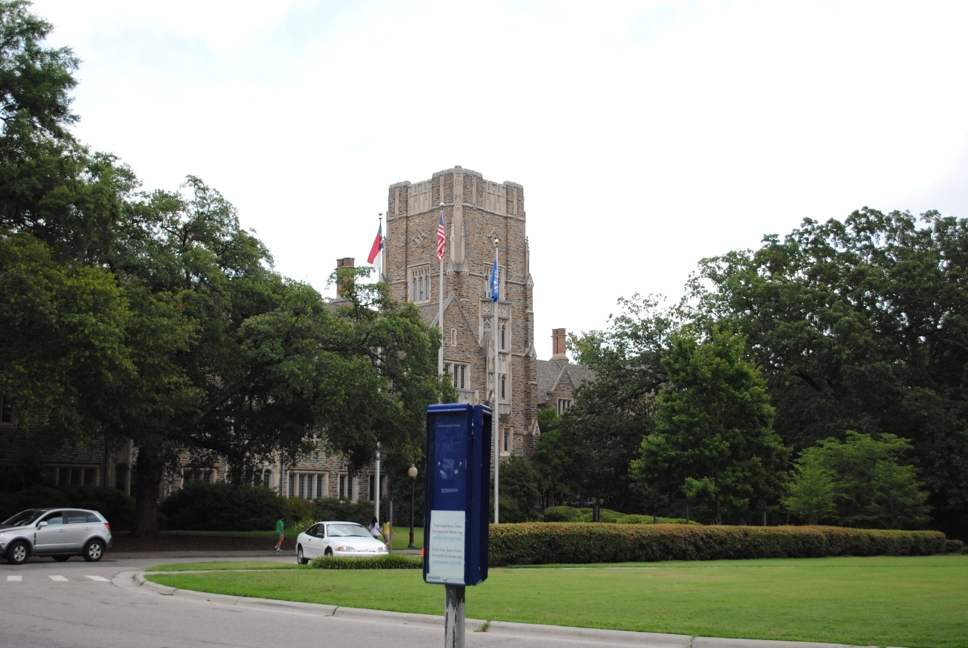
#> input picture 2.jpg, 968 x 648 px
$ jupyter execute --allow-errors '说明文档.ipynb'   (shell and % lines are left out)
#> lines starting #> are read from the running program, lines starting #| are printed output that depends on the picture; after the words box and inside, x2 and y2 are one past the last pixel; in counts of white or black regions, pixels touching at a corner belong together
算法流程：

1.对不同曝光图做直方图匹配(hist_match)，得到亮度比较接近的两张图

2.算出直方图匹配后两张图之间的光流，把一张图warp到参考图上，和参考图对齐。

3.进行误匹配检测、过曝光欠曝光区域检测。对过曝光欠曝光区域(cliped_region)的光流进行插值，对occlusion区域(误匹配区域-cliped_region)用参考图对应区域进行填充。

4.把三张对齐了的图做曝光融合。

以两张图的匹配为例：

[cell 1]
import cv2
import numpy as np
import matplotlib.pyplot as plt

ref=cv2.imread('2.jpg')#参考图
#> ref is the input picture: shape (648, 968, 3); mean B, G, R 128.3, 138.8, 135.4
low=cv2.imread('3.jpg')#低曝光图
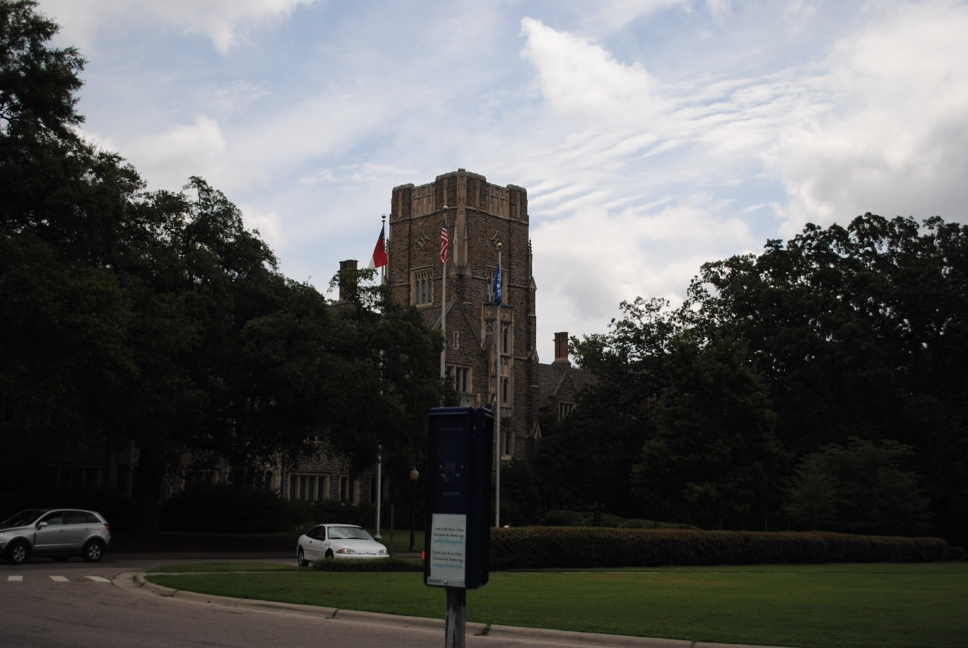
#> input picture 3.jpg, 968 x 648 px
#> low is the input picture: shape (648, 968, 3); mean B, G, R 90.4, 91.2, 90.5

plt.subplot(121)
plt.imshow(low[:,:,[2,1,0]])
plt.subplot(122)
plt.imshow(ref[:,:,[2,1,0]])

###开始两张图是没有对齐的

# 1.直方图匹配

[cell 2]
#直方图匹配，把 ref 的亮度调节成和　low 比较接近，方便后面计算光流更稳定
def his_match(src, dst):
    res = np.zeros_like(dst)
    # cdf 为累计分布
    cdf_src = np.zeros((3, 256))
    cdf_dst = np.zeros((3, 256))
    cdf_res = np.zeros((3, 256))
    kw = dict(bins=256, range=(0, 256), density=True)
    for ch in range(3):
        his_src, _ = np.histogram(src[:, :, ch], **kw)
        hist_dst, _ = np.histogram(dst[:, :, ch], **kw)
        cdf_src[ch] = np.cumsum(his_src)
        cdf_dst[ch] = np.cumsum(hist_dst)
        index = np.searchsorted(cdf_src[ch], cdf_dst[ch], side='left')
        np.clip(index, 0, 255, out=index)
        res[:, :, ch] = index[dst[:, :, ch]]
        his_res, _ = np.histogram(res[:, :, ch], **kw)
        cdf_res[ch] = np.cumsum(his_res)
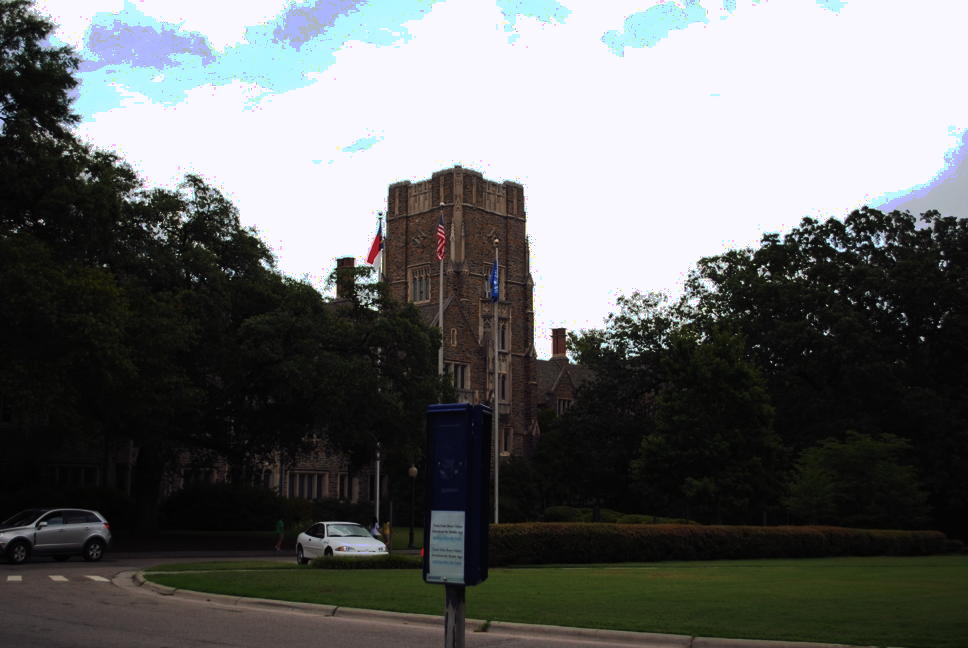
#> res: shape (648, 968, 3); mean B, G, R 102.3, 102.5, 100.9
    return res, (cdf_src, cdf_dst, cdf_res)


ref2low, _ = his_match(low, ref)
plt.subplot(121)
plt.imshow(low[:,:,[2,1,0]])
plt.subplot(122)
plt.imshow(ref2low[:,:,[2,1,0]])
#左边是low,右边是把ref调节亮度后的ref2low　这两张仍是没有对齐的
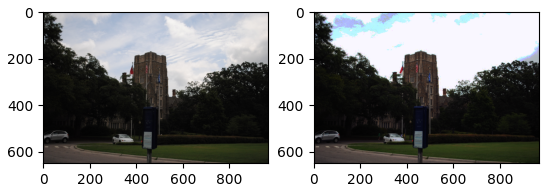
#> figure drawn by matplotlib, 2 panels

# 2.算出low到ref2low的光流，把low根据光流warp到和参考图ref对齐

计算光流用的"Fast Optical Flow using Dense Inverse Search"，测试的时候发现对有些很暗场景效果不太稳定，但是优点是速度很快。

[cell 3]
low_gray=cv2.cvtColor(low,cv2.COLOR_BGR2GRAY)
ref2low_gray=cv2.cvtColor(ref2low,cv2.COLOR_BGR2GRAY)
inst = cv2.DISOpticalFlow_create(cv2.DISOpticalFlow_PRESET_MEDIUM)
inst.setUseSpatialPropagation(True)
flow1 = inst.calc(low_gray,ref2low_gray, None)#算出forward光流，方面后面与backward光流一起计算误匹配区域
flow2 = inst.calc(ref2low_gray, low_gray, None)#算出backward光流，准备后面的warp

plt.subplot(121)
plt.imshow(flow2[:,:,0])#　x方向位移
plt.subplot(122)
plt.imshow(flow2[:,:,1])# y方向位移
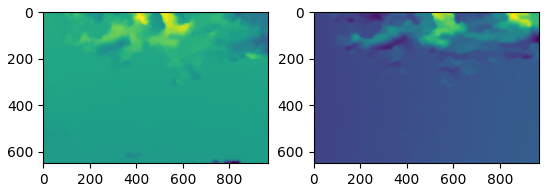
#> figure drawn by matplotlib, 2 panels

然后用flow2做backward warping,把low warp到ref 上，这样低曝图就和参考图基本对齐：

[cell 4]
row,col,_=flow2.shape
#> row = 648; col = 968
y,x=np.meshgrid(np.arange(0,col),np.arange(0,row))
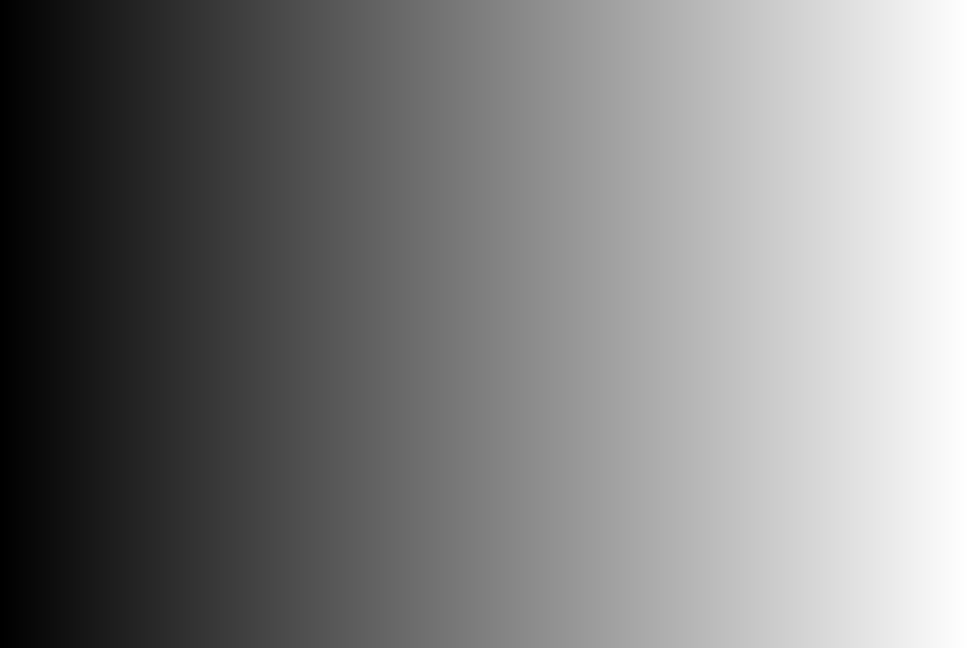
#> y: shape (648, 968) int64; min 0, max 967, mean 483.5; drawn with min black and max white
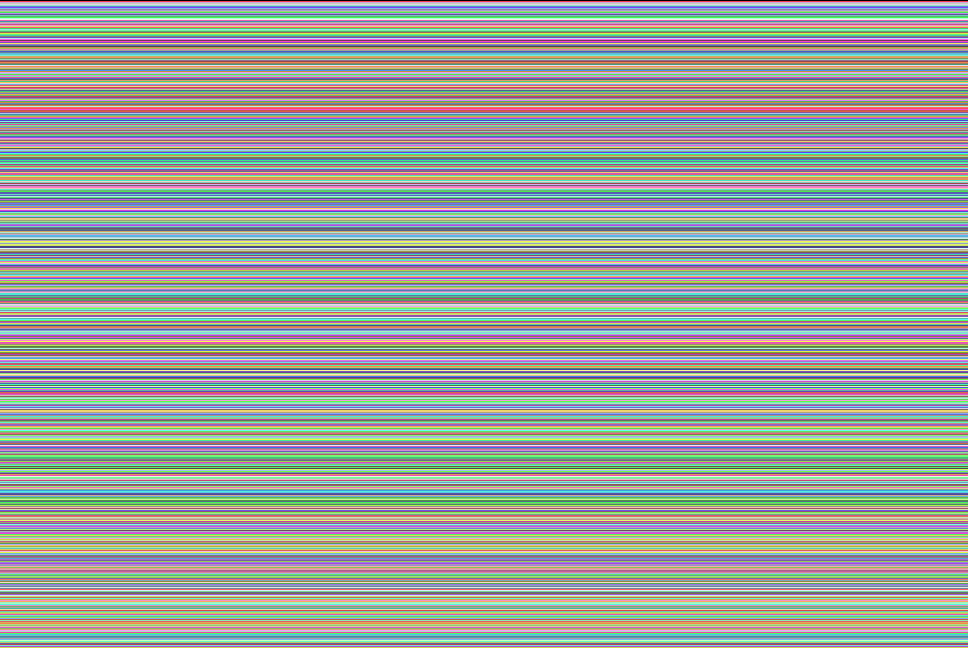
#> x: shape (648, 968) int64; 648 distinct labels, from 0 to 647; one colour per label, 0 black

yy=y+flow2[:,:,0]
xx=x+flow2[:,:,1]
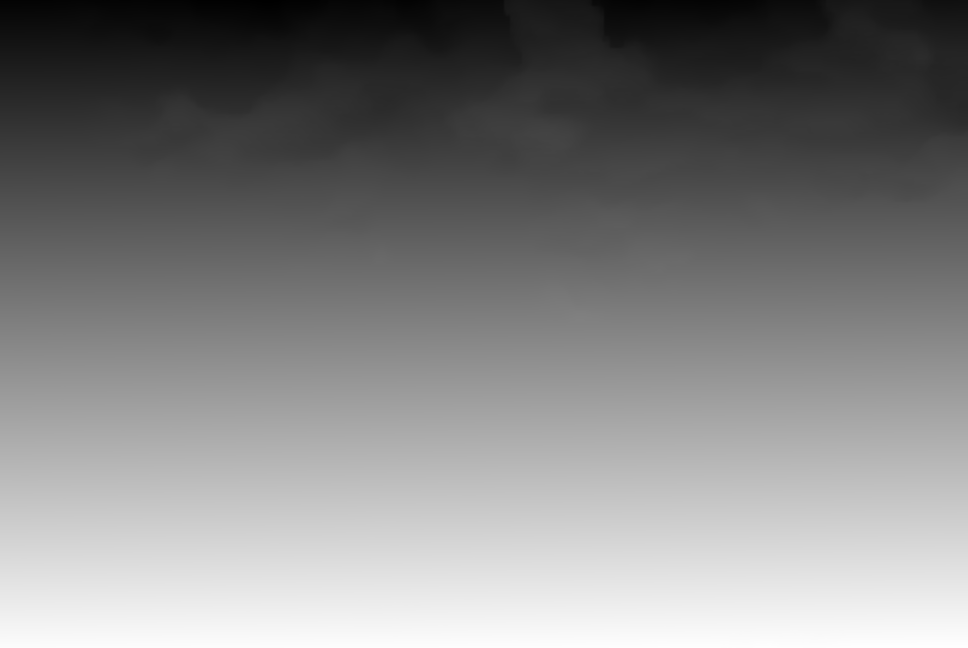
#> xx: shape (648, 968) float64; min -9.17, max 654.4, mean 329; drawn with min black and max white
yy=yy.astype(np.float32)
xx=xx.astype(np.float32)
result=cv2.remap(low,yy,xx,interpolation=cv2.INTER_LINEAR,borderMode=cv2.BORDER_REFLECT)
plt.figure()
plt.imshow(result[:,:,[2,1,0]])#把low warp以后的图,基本与ref 对齐
plt.figure()
plt.imshow(ref[:,:,[2,1,0]])#ref的原图

# 3.检测误匹配区域和cliped_region(过曝光和欠曝光区域)，特殊处理

虽然现在基本把low和ref对齐了，但是对于一些区域可能存在误匹配。误匹配的原因主要有：

１．过曝光和欠曝光区域(cliped_region)缺失信息，即使直方图匹配以后也和需要匹配的区域差距较大，导致计算出光流有误，从而warp的时候把对不上的区域warp过来。（但是这组图像的例子里，好像误匹配区域的影响不是很大。）

２．occlusion区域。就是low图像中没有而ref图像中存在的区域，例如图像左下方的行人，在low图像中不存在，warp时无法从low图像中获取到那个行人的内容。

需要首先检测出误匹配，然和区分出对这两种情况做特殊处理，

首先计算误匹配区域：
根据公式
|flow1+flow2|**2>=0.01*|flow1**2+flow2**2|+0.5检测光流的误匹配，参考论文"UnFlow: Unsupervised Learning of Optical Flow with a Bidirectional Census Loss"检测遮挡区域的方式："We mark pixels as becoming occluded whenever
the mismatch between these two flows is too large"……找到这一句下面有公式就是现在算法使用的方法

[cell 5]
row,col,_=flow1.shape
y,x=np.meshgrid(np.arange(0,col),np.arange(0,row))
yy=y+flow2[:,:,0]
xx=x+flow2[:,:,1]
yy=yy.astype(np.float32)
xx=xx.astype(np.float32)
flow1_to_flow2 = cv2.remap(flow1,yy,xx,interpolation=cv2.INTER_LINEAR,borderMode=cv2.BORDER_REPLICATE)

diff=flow2+flow1_to_flow2
lhs=np.sum(diff**2,axis=2)
rhs=0.01*(np.sum(flow2**2,axis=2)+np.sum(flow1_to_flow2**2,axis=2))+0.5
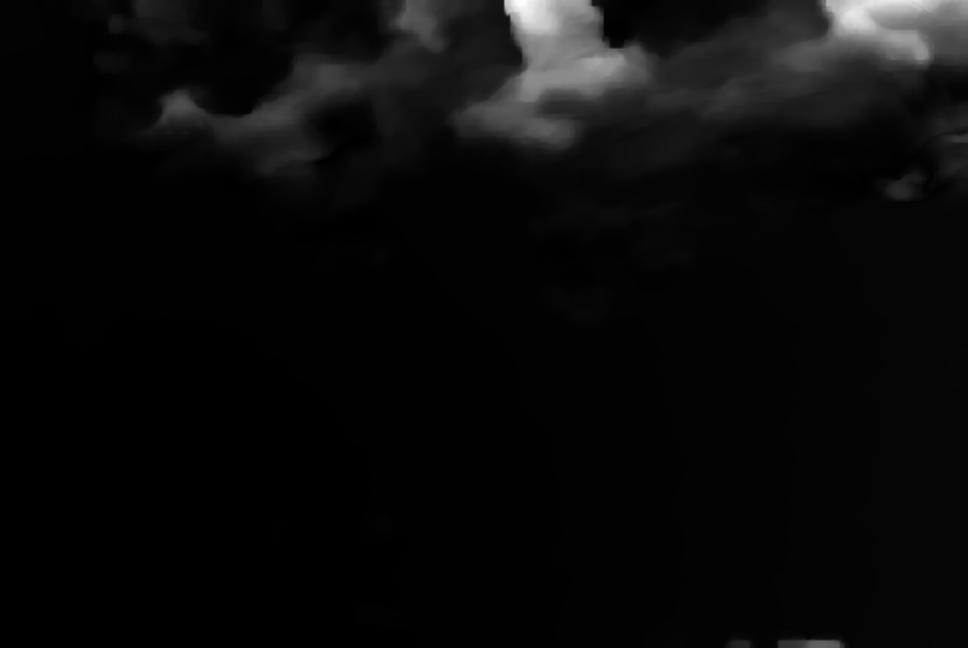
#> rhs: shape (648, 968) float32; min 0.5, max 44.6, mean 2.4; drawn with min black and max white
zz=lhs>=rhs #zz是一个误匹配区域的mask
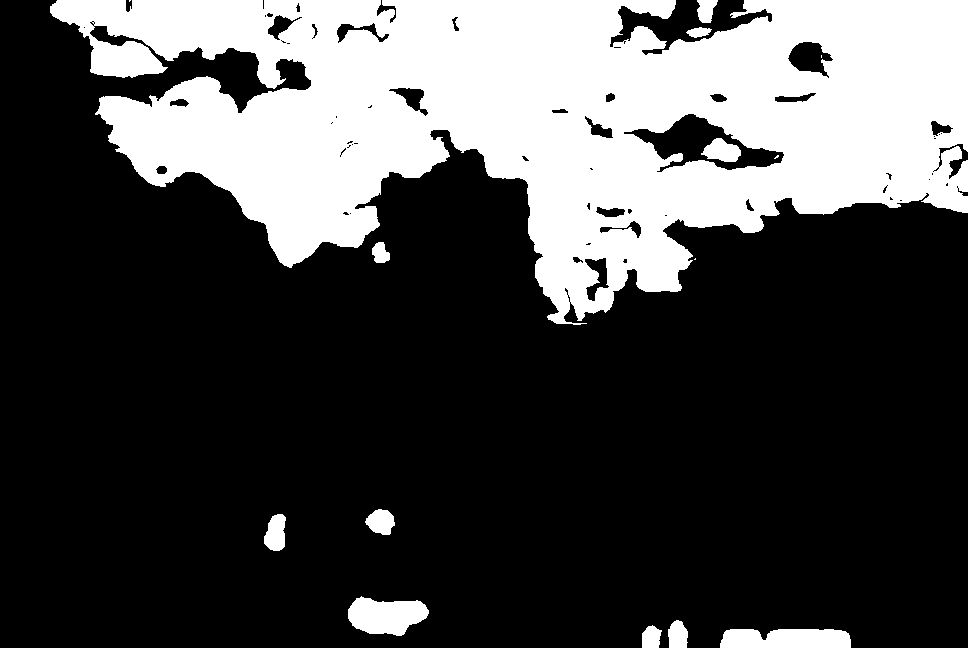
#> zz: shape (648, 968) bool; 28.7% white; 15 white regions (4 under 20 px), largest, box (x1, y1, x2, y2) and area: (50, 0, 968, 325) 171723, (720, 629, 851, 648) 2294, (348, 596, 429, 636) 2276
plt.imshow(zz)#可以看到右下方的行人、过曝区域的天空处的光流都是误匹配

需要对误匹配区域中的两个组成部分　１．clipped和２．occlusion区域分开处理：

1.clipped:由于是过度曝光或者太暗区域，这个区域光流算得不准会导致warp后的图和参考图在那一块内容对不上(这组图还能对得上都是天空，但是有的组图会内容对不上),所以需要预测clipped区域的正确的光流，把错误的光流mask掉，对这块光流进行插值。

#> (a cell that did not finish here is left out)

对过曝区域的光流做插值,目前简单的使用全图光流的平均值进行填充：

#> (a cell that did not finish here is left out)

2.occlusion:对于occlusion区域，即是ref图中左下方有行人的区域。由于low图中没有行人这部分图像，所以需要用ref2low中对应图像进行填充，
直接填充会存在比较明显的边缘，使用多尺度融合的方式进行填充(blend.py中的huandiao函数(huandiao=="换掉"))

#> (a cell that did not finish here is left out)

[cell 9]
# [63 lines left out: function huandiao, not called in this run]

#> (a cell that did not finish here is left out)

这样就得到warp以后的low_warp图像。之后对high图像也重复这一操作，得到high_warp图像
把这些图像和ref(参考图)用merge_mertens融合可以得到hdr融合图像

# 存在的问题：

[cell 11]
plt.imshow(ref2low[:,:,[2,1,0]])
